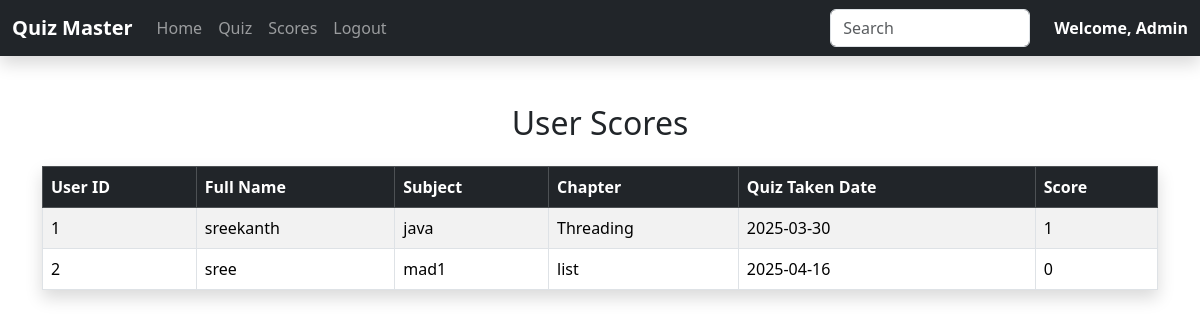
/admin/scores, run on the app's committed database.
### models.py (models this page shows)
class Score(db.Model):
    id = db.Column(db.Integer, primary_key=True)
    quiz_id = db.Column(db.Integer, db.ForeignKey('quiz.id'), nullable=False)
    user_id = db.Column(db.Integer, db.ForeignKey('user.id'), nullable=False)
    total_score = db.Column(db.Integer, nullable=False)

class User(db.Model, UserMixin):
    id = db.Column(db.Integer, primary_key=True)
    email = db.Column(db.String(100), unique=True, nullable=False)
    password = db.Column(db.String(100), nullable=False)
    full_name = db.Column(db.String(100), nullable=False)
    qualification = db.Column(db.String(100))
    dob = db.Column(db.String(10))

class Subject(db.Model):
    id = db.Column(db.Integer, primary_key=True)
    name = db.Column(db.String(100), unique=True, nullable=False)

class Chapter(db.Model):
    id = db.Column(db.Integer, primary_key=True)
    name = db.Column(db.String(100), nullable=False)
    no_of_questions = db.Column(db.Integer, nullable=False)
    subject_id = db.Column(db.Integer, db.ForeignKey('subject.id'), nullable=False)
    subject = db.relationship('Subject', backref=db.backref('chapters', lazy=True))

### routes/admin.py (the view)
@admin_bp.route('/scores')
def view_scores():
    scores = db.session.query(
        Score.id,
        User.id.label("user_id"),
        User.full_name,
        Quiz.id.label("quiz_id"),
        Quiz.date_of_quiz,
        Score.total_score,
        Subject.name.label("subject_name"),
        Chapter.name.label("chapter_name")
    ).join(User, User.id == Score.user_id
    ).join(Quiz, Quiz.id == Score.quiz_id
    ).join(Chapter, Chapter.id == Quiz.chapter_id
    ).join(Subject, Subject.id == Chapter.subject_id
    ).all()
    return render_template("/view_scores.html", scores=scores)

### templates/view_scores.html (shortened to what this page needs)
<!DOCTYPE html>
<html lang="en">
<head>
    <link rel="stylesheet" href="https://cdn.jsdelivr.net/npm/bootstrap@5.3.2/dist/css/bootstrap.min.css">
</head>
<body>
<nav class="navbar navbar-expand-lg navbar-dark bg-dark shadow">
        <div class="container-fluid">
            <a class="navbar-brand fw-bold" href="#">Quiz Master</a>
            <div class="collapse navbar-collapse">
                <ul class="navbar-nav me-auto">
                    <li class="nav-item"><a class="nav-link" href="#">Home</a></li>
                    <li class="nav-item"><a class="nav-link" href="{{ url_for('admin.quiz_management') }}">Quiz</a></li>
                    <li class="nav-item"><a class="nav-link" href="{{ url_for('admin.view_scores') }}">Scores</a></li>
                    <li class="nav-item"><a class="nav-link" href="{{url_for('auth.logout')}}">Logout</a></li>
                </ul>
                <input class="form-control me-2" type="search" style="width:200px;" placeholder="Search" id="searchInput">
                <span class="text-white ms-3 fw-bold">Welcome, Admin</span>
            </div>
        </div>
    </nav>
<div class="container mt-5">
    <h2 class="text-center mb-4">User Scores</h2>
    <table class="table table-bordered table-striped shadow">
        <thead class="table-dark">
            <tr>
                <th>User ID</th>
                <th>Full Name</th>
                <th>Subject</th>
                <th>Chapter</th>
                <th>Quiz Taken Date</th>
                <th>Score</th>
            </tr>
        </thead>
        <tbody>
            {% for score in scores %}
            <tr>
                <td>{{ score.user_id }}</td>
                <td>{{ score.full_name }}</td>
                <td>{{ score.subject_name }}</td>
                <td>{{ score.chapter_name }}</td>
                <td>{{ score.date_of_quiz.strftime('%Y-%m-%d') if score.date_of_quiz else "N/A" }}</td>
                <td>{{ score.total_score }}</td>
            </tr>
            {% endfor %}
        </tbody>
    </table>
</div>
</body>
</html>

### data on the page
Score: user_id "1", full_name "sreekanth", subject_name "java", chapter_name "Threading", date_of_quiz "2025-03-30", total_score "1"
Score: user_id "2", full_name "sree", subject_name "mad1", chapter_name "list", date_of_quiz "2025-04-16", total_score "0"
